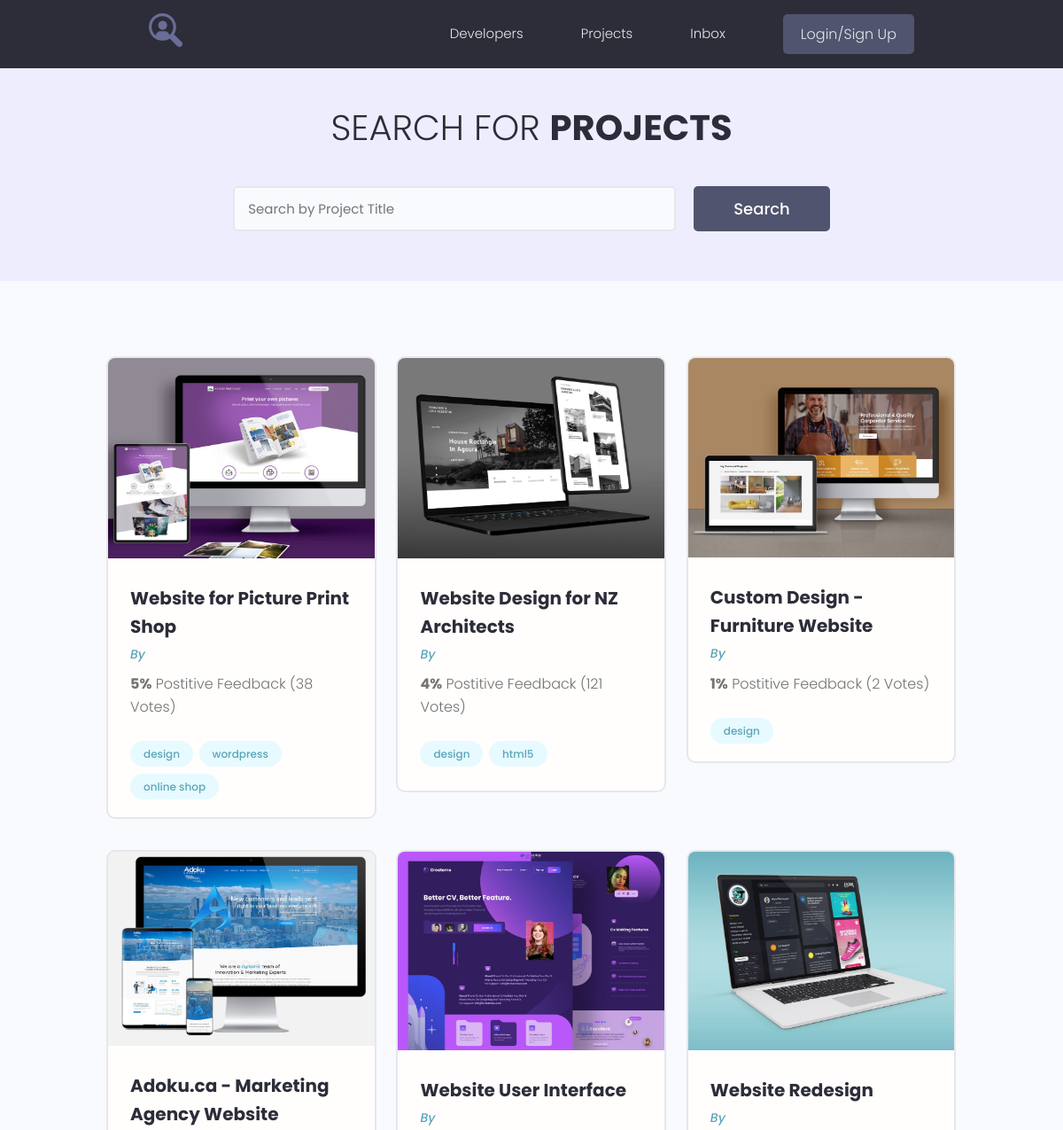
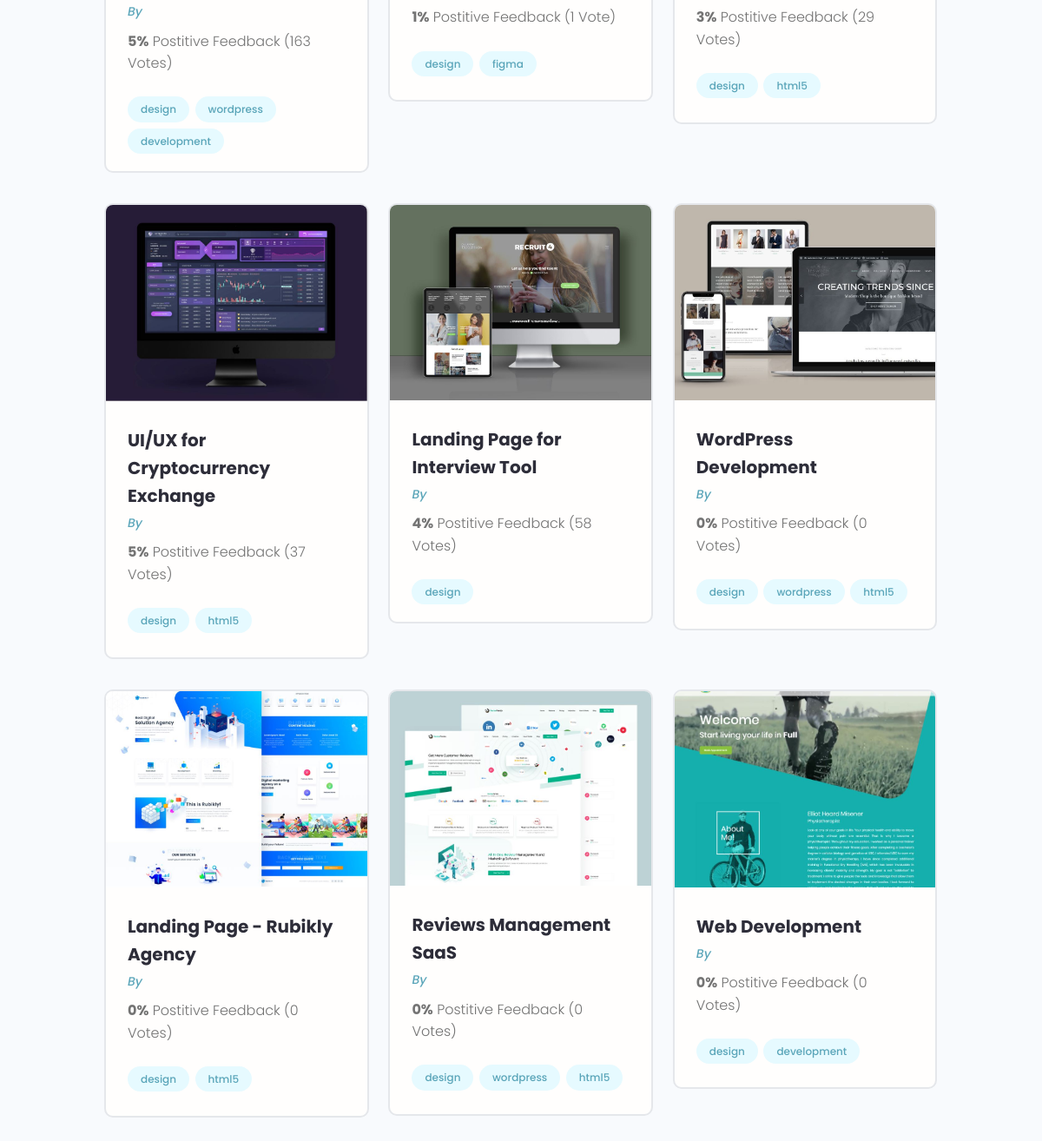
The app's page /projects/, older data (2 pictures, top to bottom).
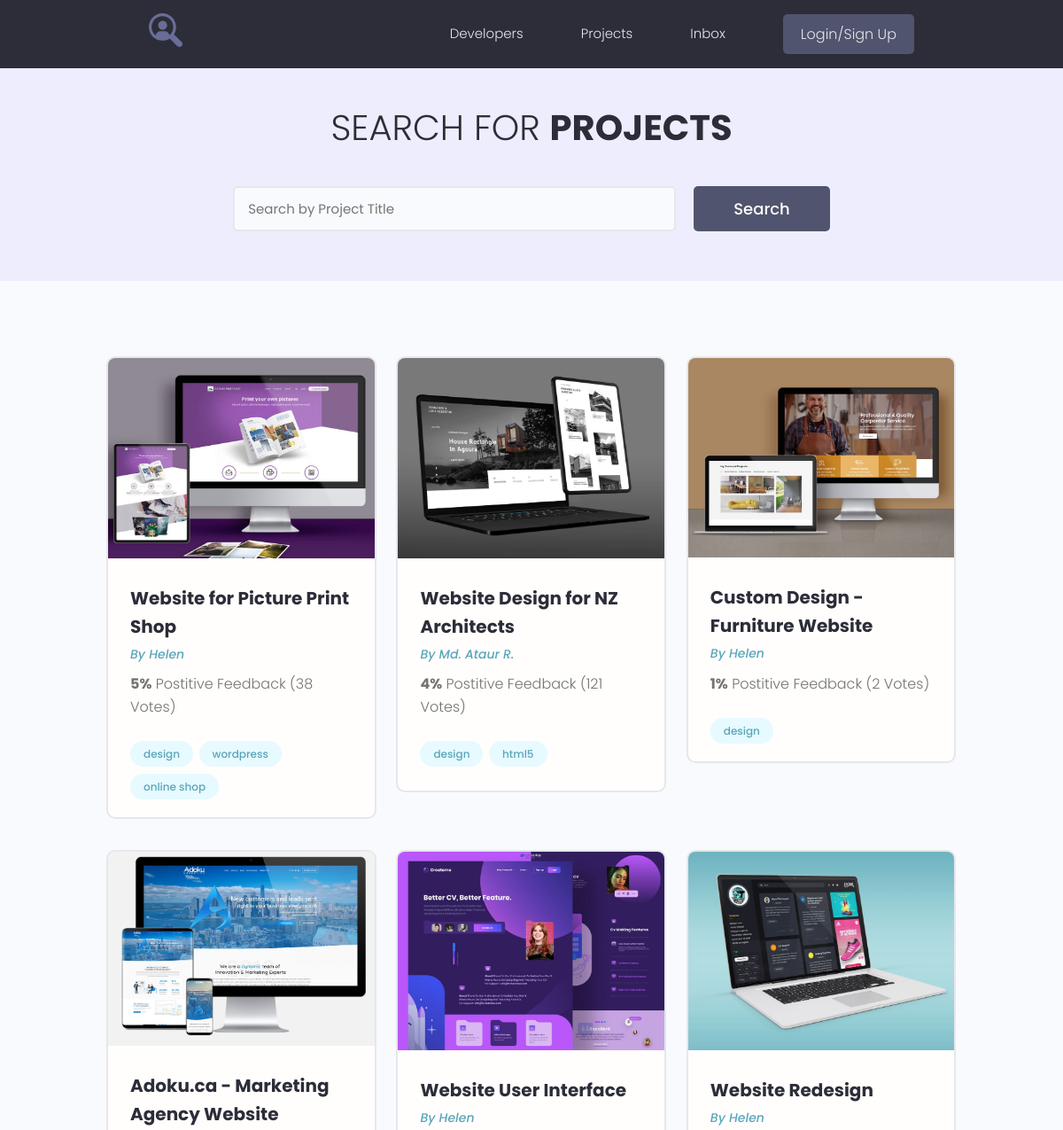
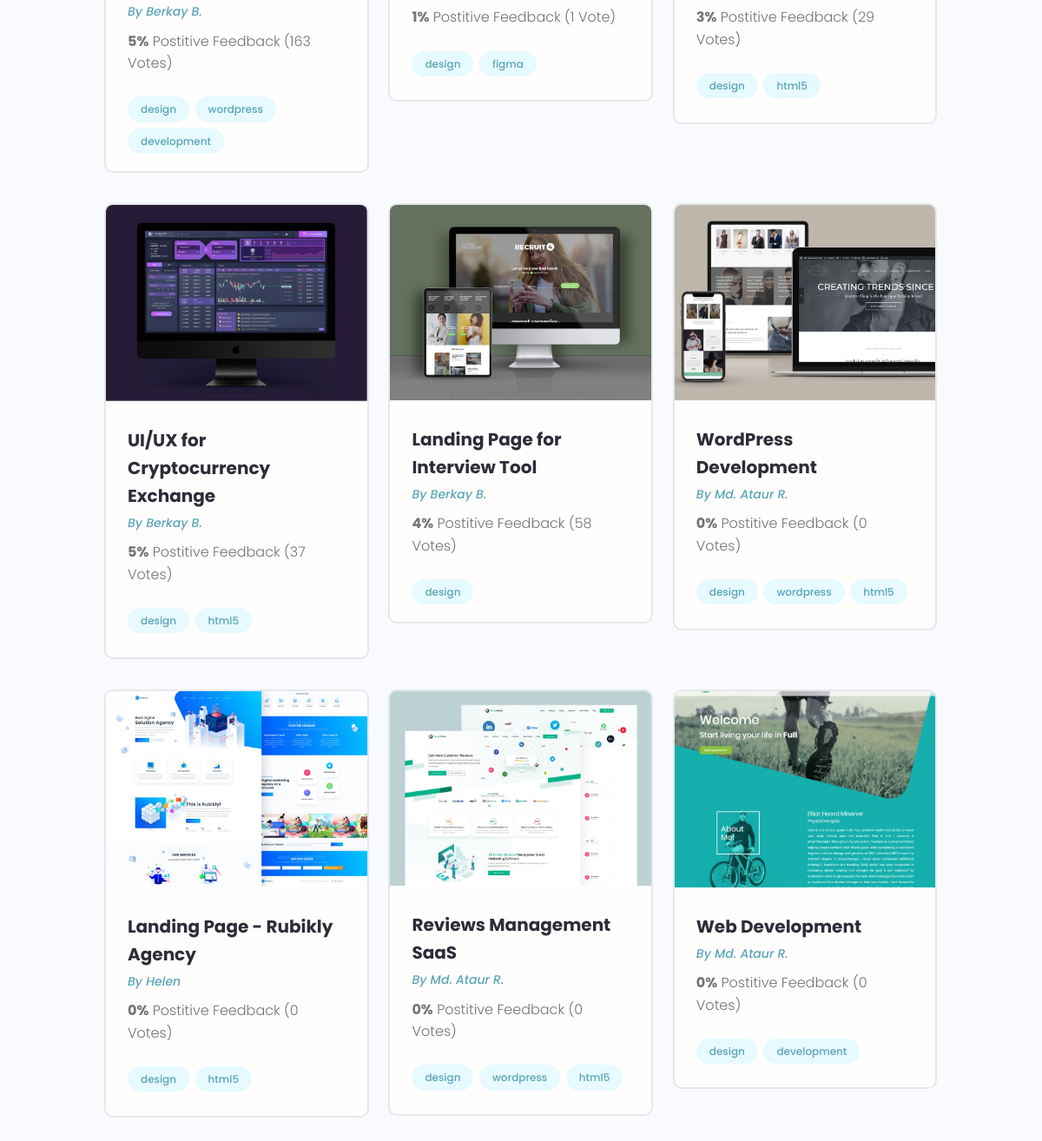
The same page, newer data (2 pictures, top to bottom).
### projects/models.py (models this page shows, shortened)
class Project(models.Model):
    owner = models.ForeignKey(Profile, on_delete=models.SET_NULL, null=True, blank=True)
    title = models.CharField(max_length=200)
    description = models.TextField(null=True, blank=True)
    featured_image = models.ImageField(null=True, blank=True, upload_to="projects/%Y/%m/%d/", default="default.jpg")
    demo_link = models.CharField(max_length=2000, null=True, blank=True)
    source_link = models.CharField(max_length=2000, null=True, blank=True)
    tags = models.ManyToManyField('Tag', blank=True)
    vote_total = models.IntegerField(default=0, null=True, blank=True)
    vote_ratio = models.IntegerField(default=0, null=True, blank=True)
    created = models.DateTimeField(auto_now_add=True)

class Tag(models.Model):
    name = models.CharField(max_length=200)
    created = models.DateTimeField(auto_now_add=True)
    def __str__(self):
        return self.name

### users/models.py (models this page shows, shortened)
class Profile(models.Model):
    user = models.OneToOneField(User, on_delete=models.CASCADE, null=True, blank=True)
    name = models.CharField(max_length=200, blank=True, null=True)
    email = models.EmailField(max_length=500, blank=True, null=True)
    username = models.CharField(max_length=200, blank=True, null=True)
    short_info = models.CharField(max_length=200, blank=True, null=True)
    bio = models.TextField(blank=True, null=True)
    profile_image = models.ImageField(blank=True, null=True, upload_to='profiles/', default="profiles/user-default.png")
    social_github = models.CharField(max_length=200, blank=True, null=True)
    social_youtube = models.CharField(max_length=200, blank=True, null=True)
    social_website = models.CharField(max_length=200, blank=True, null=True)
    created = models.DateTimeField(auto_now_add=True)

### projects/views.py (the view)
# urls.py: path('projects/', include('projects.urls')),
def projects(request):
    pr = Project.objects.all()
    context = {'projects': pr}
    return render(request, "projects/projects.html", context)

### projects/templates/projects/projects.html (shortened to what this page needs)
{% extends 'projects/base.html' %}
{% block content %}
  <main class="projects">
    <section class="hero-section text-center">
      <div class="container container--narrow">
        <div class="hero-section__box">
          <h2>Search for <span>Projects</span></h2>
        </div>
        <div class="hero-section__search">
          <form class="form" action="#" method="get">
            <div class="form__field">
              <input class="input input--text" id="formInput#search" type="text" name="text"
                placeholder="Search by Project Title" />
            </div>
            <input class="btn btn--sub btn--lg" type="submit" value="Search" />
          </form>
        </div>
      </div>
    </section>
    <section class="projectsList">
      <div class="container">
        <div class="grid grid--three">
          {% for project in projects %}
          <div class="column">
            <div class="card project">
              <a href="{% url 'project' project.id %}" class="project">
                <img class="project__thumbnail" src="{{ project.featured_image.url }}" alt="project thumbnail" />
                <div class="card__body">
                  <h3 class="project__title">{{ project.title }}</h3>
                  <p><a class="project__author" href="{% url 'user_profile' project.owner.id %}">By {{ project.owner.name }}</a></p>
                  <p class="project--rating">
                    <span style="font-weight: bold;">{{ project.vote_ratio }}%</span> Postitive
                    Feedback ({{ project.vote_total }} Vote{{ project.vote_total|pluralize:'s' }})
                  </p>
                  <div class="project__tags">
                    {% for tag in project.tags.all %}
                    <span class="tag tag--pill tag--main">
                      <small>{{ tag }}</small>
                    </span>
                    {% endfor %}
                  </div>
                </div>
              </a>
            </div>
          </div>
          {% endfor %}
        </div>
      </div>
    </section>
  </main>
{% endblock %}

### projects/templates/projects/base.html (shortened to what this page needs)
{% load static %}
<!DOCTYPE html>
<html lang="en">
<head>
   <link rel="stylesheet" href="https://maxcdn.bootstrapcdn.com/font-awesome/4.5.0/css/font-awesome.min.css">
  <link rel="stylesheet" href="{% static 'uikit/styles/uikit.css' %}" />
  <link rel="stylesheet" href="{% static 'styles/app.css' %}" />
</head>
<body>
{% include 'projects/navbar.html' %}
{% block content %}{% endblock %}
</body>
</html>

### projects/templates/projects/navbar.html (shortened to what this page needs)
{% load static %}
  <header class="header">
    <div class="container container--narrow">
      <a href="{% url 'profiles' %}" class="header__logo">
        <img src="{% static 'images/logo.svg' %}" alt="DevSearch Logo" />
      </a>
      <nav class="header__nav">
        <ul class="header__menu">
          <li class="header__menuItem"><a href="{% url 'profiles' %}">Developers</a></li>
          <li class="header__menuItem"><a href="{% url 'projects' %}">Projects</a></li>
          <li class="header__menuItem"><a href="inbox.html">Inbox</a></li>
        {% if request.user.is_authenticated %}
          <li class="header__menuItem"><a href="{% url 'account' %}">Account</a></li>
          <li class="header__menuItem"><a href="{% url 'create-project' %}">Add Projects</a></li>
          <li class="header__menuItem"><a href="{% url 'logout' %}" class="btn btn--sub">Logout</a></li>
        {% else %}
          <li class="header__menuItem"><a href="{% url 'login' %}" class="btn btn--sub">Login/Sign Up</a></li>
        {% endif %}
        </ul>
      </nav>
    </div>
  </header>

### projects/static/styles/app.css (style rules this page uses)
:root { --color-sub: #2d2d39; }
.btn--sub { background-color: var(--color-sub-light); }
.card { border: 2px solid var(--color-light); }
img { width: 100%; }
.header { position: sticky; z-index: 111; background-color: var(--color-sub); padding: 1.5rem 0; }
.header > .container { display: flex; justify-content: space-between; align-items: center; }
.header__logo > img { height: 3.8rem; }
.header__nav > ul { display: inline-flex; align-items: center; list-style: none; gap: 6.5rem; }
.header__menuItem > a { color: var(--color-light); font-weight: 300; }
.hero-section { height: 40vh; display: flex; align-items: center; background-color: var(--color-sub); }
.hero-section__box { margin-bottom: 4rem; }
.hero-section__box > h2, .hero-section__box > h2 > span { font-size: 4rem; color: var(--color-light); line-height: 1.3; text-transform: uppercase; }
.hero-section__box > h2 { font-weight: 300; }
.hero-section__box > h2 > span { font-weight: 700; }
.hero-section__search > .form { display: flex; align-items: center; justify-content: center; gap: 2rem; }
.hero-section__search > .form input.input--text { width: 50rem; }
.project__author { font-size: 1.4rem; font-style: italic; }
.project--rating { margin-bottom: 1.6em; margin-top: .5em; }
.projects > .hero-section { background: var(--color-sub-lighter); height: 30vh; }
.projects .hero-section__box { margin-bottom: 2.5rem; }
.projects .hero-section__box > h2 { color: var(--color-sub); }
.projects .hero-section__box > h2 > span { font-weight: 700; color: var(--color-sub); }
.projectsList { margin-top: 8rem; }
.project__thumbnail { object-fit: cover; object-position: top center; width: 100%; }
.project__title { font-size: 2rem; font-weight: 700; color: var(--color-sub); }

### projects/static/uikit/styles/modules/_variables.css (style rules this page uses)
:root { --color-main: #5aa5b9; --color-main-light: #e6faff; --color-sub: #3f4156; --color-sub-light: #51546e; --color-sub-lighter: #ededfd; --color-text: #737373; --color-gray: #8b8b8b; --color-light: #e5e7eb; --color-light-gray: #767676; --color-bg: #f8fafd; --color-white: #fffefd; --color-white-light: #f3f3f3; --color-success: #359e64; --color-success-bg: #def8e8; --color-error: #fc4b0b; --color-error-bg: #fff2ee; --font-base: 'Poppins', arial, helvetica, 'Segoe UI', roboto, ubuntu, sans-serif; --font-monospace: 'Fira Code', 'Courier New', courier, monospace; --font-regular: 300; --font-medium: 500; --font-bold: 700; --generic-shadow: 1px 1px 5px #00000010; --generic-transition: all 0.3s ease-in-out; }

### projects/static/uikit/styles/modules/_base.css (style rules this page uses)
* { margin: 0; padding: 0; box-sizing: border-box; text-rendering: optimizeLegibility; color: inherit; font-size: inherit; }
html { font-size: 50%; }
@media only screen and (min-width: 480px) { html { font-size: 56.25%; } }
@media only screen and (min-width: 1200px) { html { font-size: 62.5%; } }
body { line-height: 1.6; font-weight: 400; font-size: 1.5rem; color: var(--color-text); background-color: var(--color-bg); min-height: 100vh; }

### projects/static/uikit/styles/modules/_typography.css (style rules this page uses)
* { font-family: var(--font-base); }
h2 { font-size: 3.6rem; font-weight: var(--font-bold); }
h3 { font-size: 3.2rem; font-weight: var(--font-medium); }
p, span, strong { font-size: 1.6rem; color: var(--color-text); font-weight: var(--font-regular); }
a { padding-bottom: 2px; text-decoration: none; display: inline-block; color: var(--color-main); font-weight: var(--font-medium); }

### projects/static/uikit/styles/modules/_utilities.css (style rules this page uses)
.container { width: 92%; max-width: 165rem; margin: 0 auto; box-sizing: border-box; }
.container--narrow { width: 92%; max-width: 120rem; }
@media screen and (min-width: 1000px) { .container { width: 90%; } }
@media screen and (min-width: 1000px) { .container--narrow { width: 85%; } }
@media screen and (min-width: 1200px) { .container { width: 80%; } }
@media screen and (min-width: 1200px) { .container--narrow { width: 72%; } }
.text-center { text-align: center; }

### projects/static/uikit/styles/modules/_button.css (style rules this page uses)
.btn { display: inline-block; position: relative; cursor: pointer; background-color: var(--color-light); font-weight: var(--font-medium); color: var(--color-sub); text-decoration: none; padding: 1rem 2rem; border-radius: 0.5rem; border: none; width: -webkit-fit-content; width: -moz-fit-content; width: fit-content; height: -webkit-fit-content; height: -moz-fit-content; height: fit-content; font-size: 1.6rem; outline-width: 0; outline-color: transparent; -webkit-backface-visibility: hidden; backface-visibility: hidden; transition: all 0.3s ease-in-out; }
.btn--sub { background-color: var(--color-sub); color: var(--color-white); }
.btn--lg { font-size: 1.8rem; padding: 1.2rem 4.5rem; }

Row changes from the older to the newer data that the page shows:
changed Project "Website for Picture Print Shop": owner.name (not shown) → "Helen"
changed Project "Website Design for NZ Architects": owner.name (not shown) → "Md. Ataur R."
changed Project "Custom Design - Furniture Website": owner.name (not shown) → "Helen"
changed Project "Adoku.ca - Marketing Agency Website": owner.name (not shown) → "Berkay B."
changed Project "Website User Interface": owner.name (not shown) → "Helen"
changed Project "Website Redesign": owner.name (not shown) → "Helen"
changed Project "UI/UX for Cryptocurrency Exchange": owner.name (not shown) → "Berkay B."
changed Project "Landing Page for Interview Tool": owner.name (not shown) → "Berkay B."
changed Project "WordPress Development": owner.name (not shown) → "Md. Ataur R."
changed Project "Landing Page - Rubikly Agency": owner.name (not shown) → "Helen"
changed Project "Reviews Management SaaS": owner.name (not shown) → "Md. Ataur R."
changed Project "Web Development": owner.name (not shown) → "Md. Ataur R."
